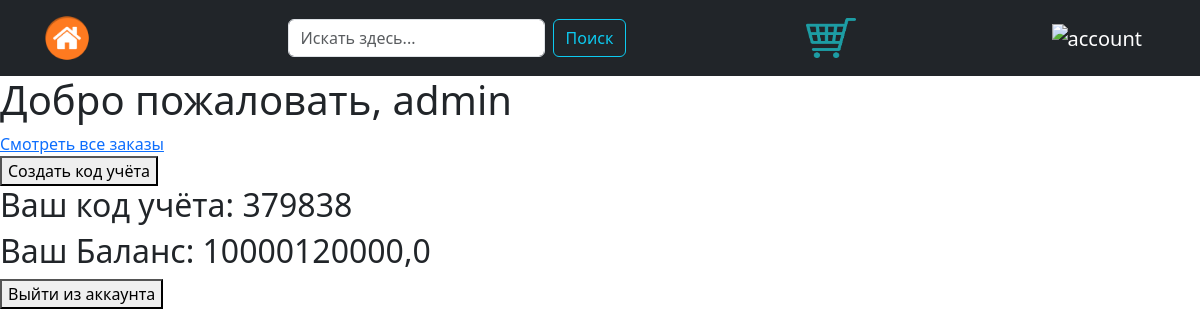
The app's page /profile/ (signed in), older data.
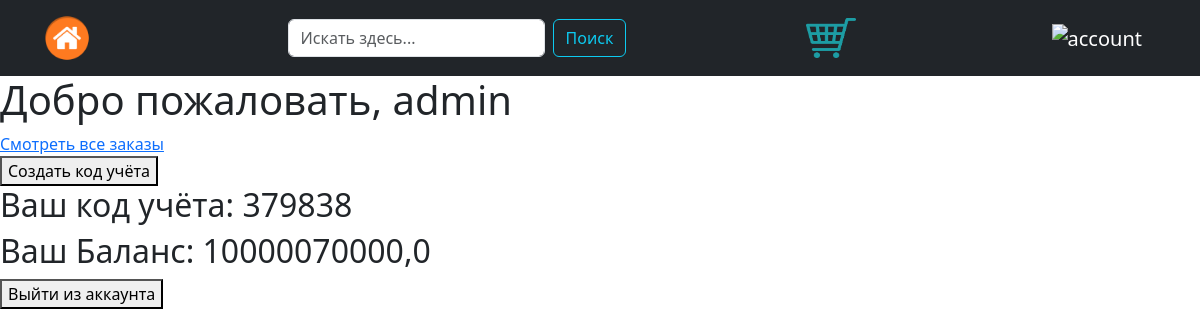
The same page, newer data.
### main/models.py (models this page shows)
class User(AbstractUser):
    name = models.CharField(verbose_name='ФИО', blank=True, null=True, max_length=100)
    balance = models.FloatField(verbose_name='Баланс', blank=True, null=True, default=0)
    extra_info = models.TextField(verbose_name='Дополнительная информация', max_length=1000, blank=True, null=True)
    registration_code = models.IntegerField(verbose_name='Код учёта', blank=True, null=True)
    registration_code_flag = models.BooleanField(verbose_name='без имени', blank=True, null=True, default=0)
    total_purchase = models.FloatField(default=0)

### main/views.py (the view)
# urls.py: path('profile/', views.profile_view, name="profile"),
@login_required
def profile_view(request):
    user = request.user
    if user.registration_code_flag == 0:
        a = 0
        user.registration_code = a
    if request.method == 'POST':
        a = random.randint(1, 1000000)
        flag = True
        user.registration_code = a
        user.registration_code_flag = flag
        user.save()
    return render(request, 'main/profile.html')

### main/templates/main/profile.html (shortened to what this page needs)
{% extends 'main/layout.html' %}
{% load static %}
{% block content %}
<h1> Добро пожаловать, {{ user.username }}</h1>
<a href ="{% url 'main:orders_detail' %}"> Смотреть все заказы </a>
<form method="post">
  <button type="submit">Создать код учёта</button>
</form>
<h2> Ваш код учёта: {{ user.registration_code }}</h2>
<h2> Ваш Баланс: {{ user.balance }}</h2>
<form action="{% url 'logout' %}?next={% url 'main:profile' %}" method="post">
  <button type="submit">Выйти из аккаунта</button>
</form>
{% endblock %}

Row changes from the older to the newer data that the page shows:
changed User "admin": balance "10000120000,0" → "10000070000,0"
